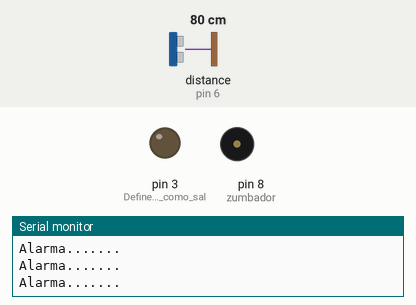
Bench run of a sketch on a simulated Arduino Uno, built with avr-gcc and run on an emulated ATmega328P. Parts: output pins drawn as LEDs (lit = HIGH), buzzer (waves = sounding), the last lines printed to the serial monitor. Wiring (inferred from the names in the program): ultrasonic range finder: trigger pin 7; echo pin 6. Inputs (shaded band) come from the test bench; at power-on: distance to the obstacle (sensor on pin 6) 80 cm. The echo pulse lasts 58.3 µs per cm; pins used as bus, display or sensor lines are not drawn.

Above: at 1.2 s.
1.3 s: distance to the obstacle (sensor on pin 6) set to 19 cm
4.3 s: distance to the obstacle (sensor on pin 6) set to 14 cm
At 5.3 s:
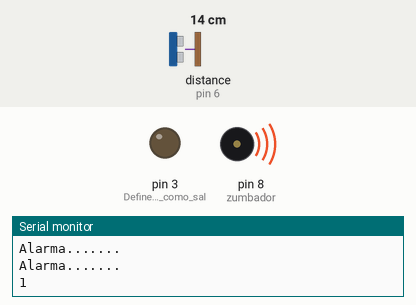
8.8 s: distance to the obstacle (sensor on pin 6) set to 2 cm
Timing chart, 0 to 11.8 s (numbered marks = the images above; inputs shaded):
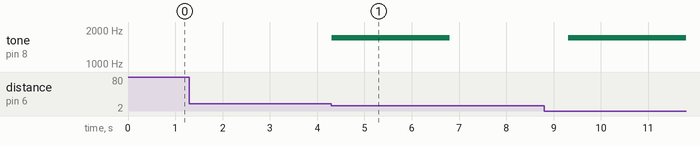

The sketch:

ULTRAsketch_nov12a.ino
```cpp
#include <Servo.h>
Servo servo1;
/*
Sensor de proximidad y al ser inferior a 10cm
envia un pulso de alarma por  el pin 13

 HC-SR04 conexiones:
  VCC al arduino 5v
  GND al arduino GND
  Echo al Arduino pin 6
  Trig al Arduino pin 7

 */
#define tono 1700
double zumbador = 8; //ZUMBADOR
int duracion2=2500;


#define Pecho 6
#define Ptrig 7
long duracion, distancia;
int CONT=0;

void setup() {
  Serial.begin (9600);       // inicializa el puerto seria a 9600 baudios
  pinMode(Pecho, INPUT);     // define el pin 6 como entrada (echo)
  pinMode(Ptrig, OUTPUT);    // define el pin 7 como salida  (triger)
  pinMode(3, 1);            // Define el pin 13 como salida
  //servo1.attach(3);
  pinMode(zumbador, OUTPUT); // El zumbador como salida


  }

void loop() {

  digitalWrite(Ptrig, LOW);
  delayMicroseconds(2);
  digitalWrite(Ptrig, HIGH);   // genera el pulso de triger por 10ms
  delayMicroseconds(10);
  digitalWrite(Ptrig, LOW);

  duracion = pulseIn(Pecho, HIGH);
  distancia = (duracion/2) / 29;            // calcula la distancia en centimetros

   if (distancia <= 15 && distancia >= 1){
    CONT++;
    digitalWrite(13, HIGH);                     // en alto el pin 13 si la distancia es menor a 10cm
    Serial.println(CONT);         // envia la palabra Alarma por el puerto serial
    //servo1.write(90);
    tone(zumbador,tono,duracion2);
    delay(5000);
  }
  else{
    digitalWrite(13, LOW);                     // en alto el pin 13 si la distancia es menor a 10cm
    Serial.println("Alarma.......");         // envia la palabra Alarma por el puerto serial
    servo1.write(0);
    //delay(2000);
  }

  //delay(400);                                // espera 400ms para que se logre ver la distancia en la consola
}
```

Measured:
- the behaviour switches between 17 and 16 cm on distance to the obstacle (sensor on pin 6) (found by bisection; images 0 and 1)
- after the input at 4.3 s, tone on pin 8 (zumbador): silent → 1700 Hz at once, → silent 2.5 s later
